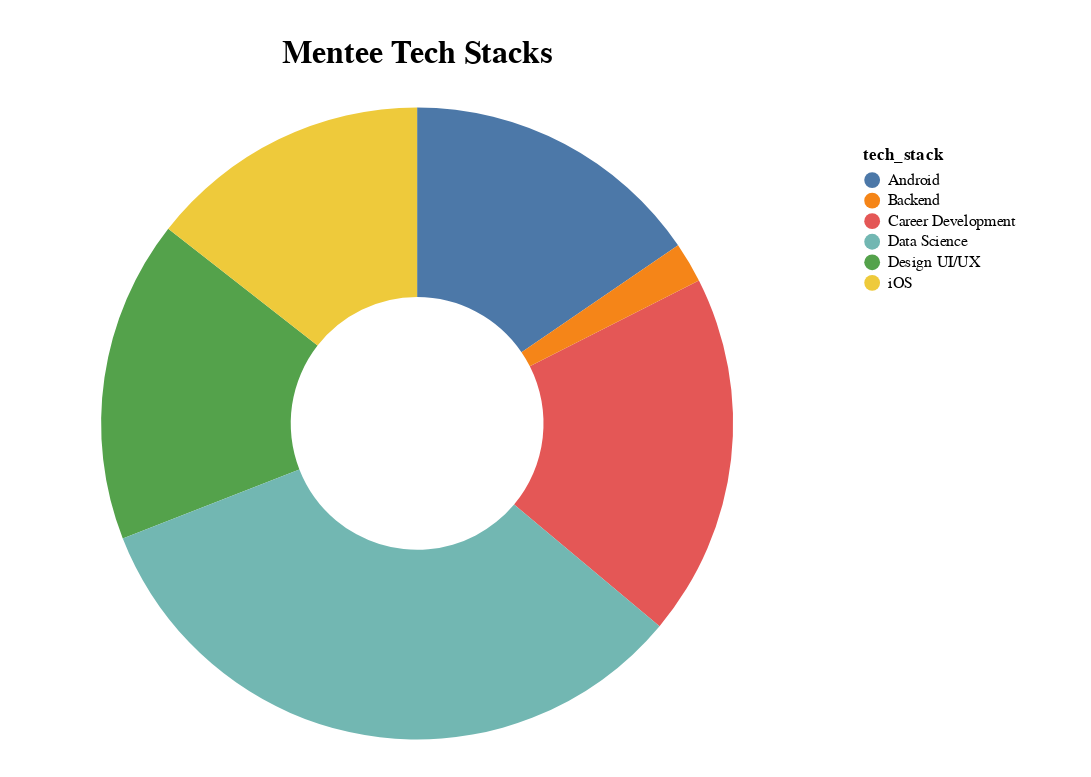

Here is the notebook cell this chart was saved with:
### Code cell
pie_chart(mentees, "tech_stack", "Mentee Tech Stacks")

### Figure 1 — Vega-Lite specification as saved in the notebook (floating-point values rounded to 4 significant figures)
{"config": {"view": {"continuousWidth": 400, "continuousHeight": 300, "stroke": "#FFF"}, "legend": {"padding": 24}, "title": {"fontSize": 20, "offset": 24}}, "data": {"name": "data-bd357662a1a5accdef4970e55a9f4bc6"}, "mark": {"type": "arc", "innerRadius": 80}, "encoding": {"color": {"field": "tech_stack", "type": "nominal"}, "theta": {"aggregate": "count", "type": "quantitative"}, "tooltip": [{"field": "tech_stack", "type": "nominal"}, {"aggregate": "count", "type": "quantitative"}]}, "height": 400, "padding": 24, "title": "Mentee Tech Stacks", "width": 480, "$schema": "https://vega.github.io/schema/vega-lite/v4.17.0.json", "datasets": {"data-bd357662a1a5accdef4970e55a9f4bc6": [{"tech_stack": "Android"}, {"tech_stack": "Design UI/UX"}, {"tech_stack": "Android"}, {"tech_stack": "Android"}, {"tech_stack": "Android"}, {"tech_stack": "Design UI/UX"}, {"tech_stack": "Design UI/UX"}, {"tech_stack": "Career Development"}, {"tech_stack": "Data Science"}, {"tech_stack": "iOS"}, {"tech_stack": "Career Development"}, {"tech_stack": "Android"}, {"tech_stack": "Data Science"}, {"tech_stack": "Data Science"}, {"tech_stack": "Design UI/UX"}, {"tech_stack": "Career Development"}, {"tech_stack": "iOS"}, {"tech_stack": "Data Science"}, {"tech_stack": "Career Development"}, {"tech_stack": "Data Science"}, {"tech_stack": "Design UI/UX"}, {"tech_stack": "Android"}, {"tech_stack": "Career Development"}, {"tech_stack": "Data Science"}, {"tech_stack": "iOS"}, {"tech_stack": "iOS"}, {"tech_stack": "Career Development"}, {"tech_stack": "Data Science"}, {"tech_stack": "Career Development"}, {"tech_stack": "Data Science"}, {"tech_stack": "Career Development"}, {"tech_stack": "Data Science"}, {"tech_stack": "Android"}, {"tech_stack": "Career Development"}, {"tech_stack": "Data Science"}, {"tech_stack": "iOS"}, {"tech_stack": "iOS"}, {"tech_stack": "Data Science"}, {"tech_stack": "Backend"}, {"tech_stack": "Data Science"}, {"tech_stack": "iOS"}, {"tech_stack": "Data Science"}, {"tech_stack": "Career Development"}, {"tech_stack": "Design UI/UX"}, {"tech_stack": "Career Development"}, {"tech_stack": "Android"}, {"tech_stack": "Career Development"}, {"tech_stack": "Data Science"}, {"tech_stack": "Career Development"}, {"tech_stack": "Data Science"}, {"tech_stack": "Data Science"}, {"tech_stack": "Data Science"}, {"tech_stack": "Data Science"}, {"tech_stack": "Data Science"}, {"tech_stack": "Design UI/UX"}, {"tech_stack": "Design UI/UX"}, {"tech_stack": "Android"}, {"tech_stack": "Android"}, {"tech_stack": "Data Science"}, {"tech_stack": "Career Development"}, {"tech_stack": "Career Development"}, {"tech_stack": "iOS"}, {"tech_stack": "Data Science"}, {"tech_stack": "Design UI/UX"}, {"tech_stack": "iOS"}, {"tech_stack": "Data Science"}, {"tech_stack": "Career Development"}, {"tech_stack": "Career Development"}, {"tech_stack": "Data Science"}, {"tech_stack": "Data Science"}, {"tech_stack": "iOS"}, {"tech_stack": "Data Science"}, {"tech_stack": "Data Science"}, {"tech_stack": "Backend"}, {"tech_stack": "Android"}, {"tech_stack": "Data Science"}, {"tech_stack": "Design UI/UX"}, {"tech_stack": "Data Science"}, {"tech_stack": "Design UI/UX"}, {"tech_stack": "Android"}, {"tech_stack": "Design UI/UX"}, {"tech_stack": "iOS"}, {"tech_stack": "Data Science"}, {"tech_stack": "Design UI/UX"}, {"tech_stack": "iOS"}, {"tech_stack": "Data Science"}, {"tech_stack": "Data Science"}, {"tech_stack": "Design UI/UX"}, {"tech_stack": "iOS"}, {"tech_stack": "Android"}, {"tech_stack": "iOS"}, {"tech_stack": "Career Development"}, {"tech_stack": "Android"}, {"tech_stack": "Android"}, {"tech_stack": "Design UI/UX"}, {"tech_stack": "Data Science"}, {"tech_stack": "Design UI/UX"}]}}
